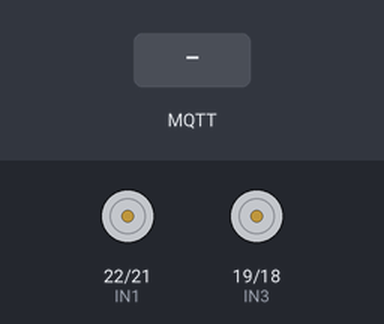
A sketch run on a simulated ESP32. Parts: motor-driver pin pairs drawn as motors (green arrow = first pin HIGH = forward, orange = second pin HIGH = backward, longer = more drive, scaled by the enable pin). The test bench sets the inputs (shaded band). WiFi joins after 1.5 s; servers stay silent unless stated; random numbers use the default seed unless the sketch sets one; no MQTT or app messages arrive unless stated.

Above: at 2.7 s.
2.8 s: MQTT message "F" arrives on the first subscribed topic
At 3.3 s:
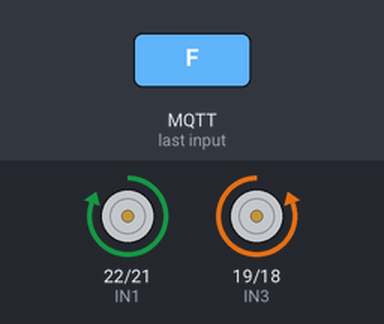
4.3 s: MQTT message "B" arrives on the first subscribed topic
At 5.5 s:
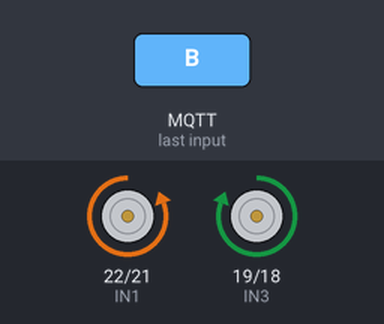
5.8 s: MQTT message "L" arrives on the first subscribed topic
At 6.8 s:
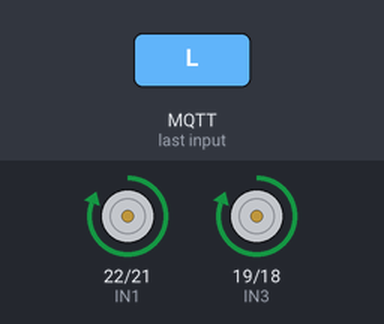
7.3 s: MQTT message "R" arrives on the first subscribed topic
At 7.9 s:
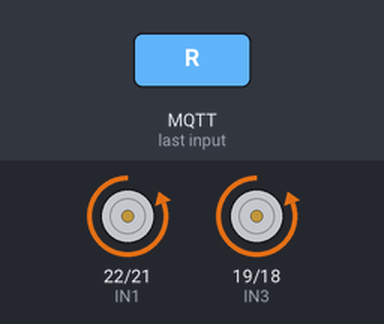
8.8 s: MQTT message "S" arrives on the first subscribed topic
At 9.1 s:
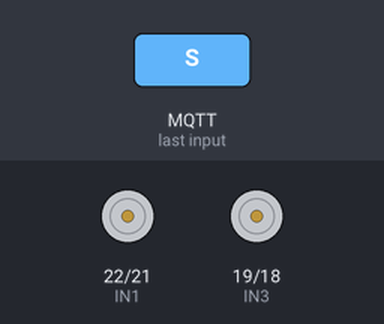
Timing chart, 0 to 11.3 s (numbered marks = the images above; inputs shaded):
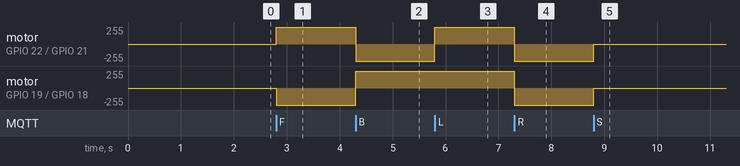

Measured:
- after the input at 2.8 s, motor on GPIO 22 (IN1) / GPIO 21 (IN2): stopped → forward 255/255 at once; motor on GPIO 19 (IN3) / GPIO 18 (IN4): stopped → backward 255/255 at once
- after the input at 4.3 s, motor on GPIO 22 (IN1) / GPIO 21 (IN2): forward 255/255 → backward 255/255 at once; motor on GPIO 19 (IN3) / GPIO 18 (IN4): backward 255/255 → forward 255/255 at once
- after the input at 5.8 s, motor on GPIO 22 (IN1) / GPIO 21 (IN2): backward 255/255 → forward 255/255 at once
- after the input at 7.3 s, motor on GPIO 22 (IN1) / GPIO 21 (IN2), motor on GPIO 19 (IN3) / GPIO 18 (IN4): forward 255/255 → backward 255/255 at once
- after the input at 8.8 s, motor on GPIO 22 (IN1) / GPIO 21 (IN2), motor on GPIO 19 (IN3) / GPIO 18 (IN4): backward 255/255 → stopped at once

The sketch:

MQTT_RCCar.ino
```cpp
#include <WiFi.h>
#include <PubSubClient.h>

const char* ssid = "Bong Hong Vang";
const char* password = "12344321";

const char* mqtt_server = "broker.emqx.io";
const int mqtt_port = 1883;
const char* mqtt_topic = "hust/iot/rccar/control_v1";

WiFiClient espClient;
PubSubClient client(espClient);

int Speed = 255;
int enA = 5;
int enB = 23;
int IN1 = 22;
int IN2 = 21;
int IN3 = 19;
int IN4 = 18;

// Điều khiển động cơ
void forward() {
  ledcWrite(enA, Speed); ledcWrite(enB, Speed);
  digitalWrite(IN1, HIGH); digitalWrite(IN2, LOW);
  digitalWrite(IN3, LOW); digitalWrite(IN4, HIGH);
}

void backward() {
  ledcWrite(enA, Speed); ledcWrite(enB, Speed);
  digitalWrite(IN1, LOW); digitalWrite(IN2, HIGH);
  digitalWrite(IN3, HIGH); digitalWrite(IN4, LOW);
}

void left() {
  ledcWrite(enA, Speed); ledcWrite(enB, Speed);
  digitalWrite(IN1, HIGH); digitalWrite(IN2, LOW);
  digitalWrite(IN3, HIGH); digitalWrite(IN4, LOW);
}

void right() {
  ledcWrite(enA, Speed); ledcWrite(enB, Speed);
  digitalWrite(IN1, LOW); digitalWrite(IN2, HIGH);
  digitalWrite(IN3, LOW); digitalWrite(IN4, HIGH);
}

void stopCar() {
  ledcWrite(enA, 0); ledcWrite(enB, 0);
  digitalWrite(IN1, LOW); digitalWrite(IN2, LOW);
  digitalWrite(IN3, LOW); digitalWrite(IN4, LOW);
}

void setup_wifi() {
  delay(10);
  WiFi.begin(ssid, password);

  while (WiFi.status() != WL_CONNECTED) {
    delay(500);
  }
}

void callback(char* topic, byte* payload, unsigned int length) {
  String messageTemp;
  for (int i = 0; i < length; i++) {
    messageTemp += (char)payload[i];
  }

  if (messageTemp == "F") forward();
  else if (messageTemp == "B") backward();
  else if (messageTemp == "L") left();
  else if (messageTemp == "R") right();
  else if (messageTemp == "S") stopCar();
}

void reconnect() {
  while (!client.connected()) {
    String clientId = "ESP32Client-";
    clientId += String(random(0xffff), HEX);

    if (client.connect(clientId.c_str())) {
      client.subscribe(mqtt_topic);
    } else {
      Serial.print(client.state());
      delay(5000);
    }
  }
}

void setup() {
  pinMode(enA, OUTPUT); pinMode(enB, OUTPUT);
  pinMode(IN1, OUTPUT); pinMode(IN2, OUTPUT);
  pinMode(IN3, OUTPUT); pinMode(IN4, OUTPUT);

  ledcAttach(enA, 5000, 8);
  ledcAttach(enB, 5000, 8);

  stopCar();

  setup_wifi();
  client.setServer(mqtt_server, mqtt_port);
  client.setCallback(callback);
}

void loop() {
  if (!client.connected()) {
    reconnect();
  }
  client.loop();
}
```
